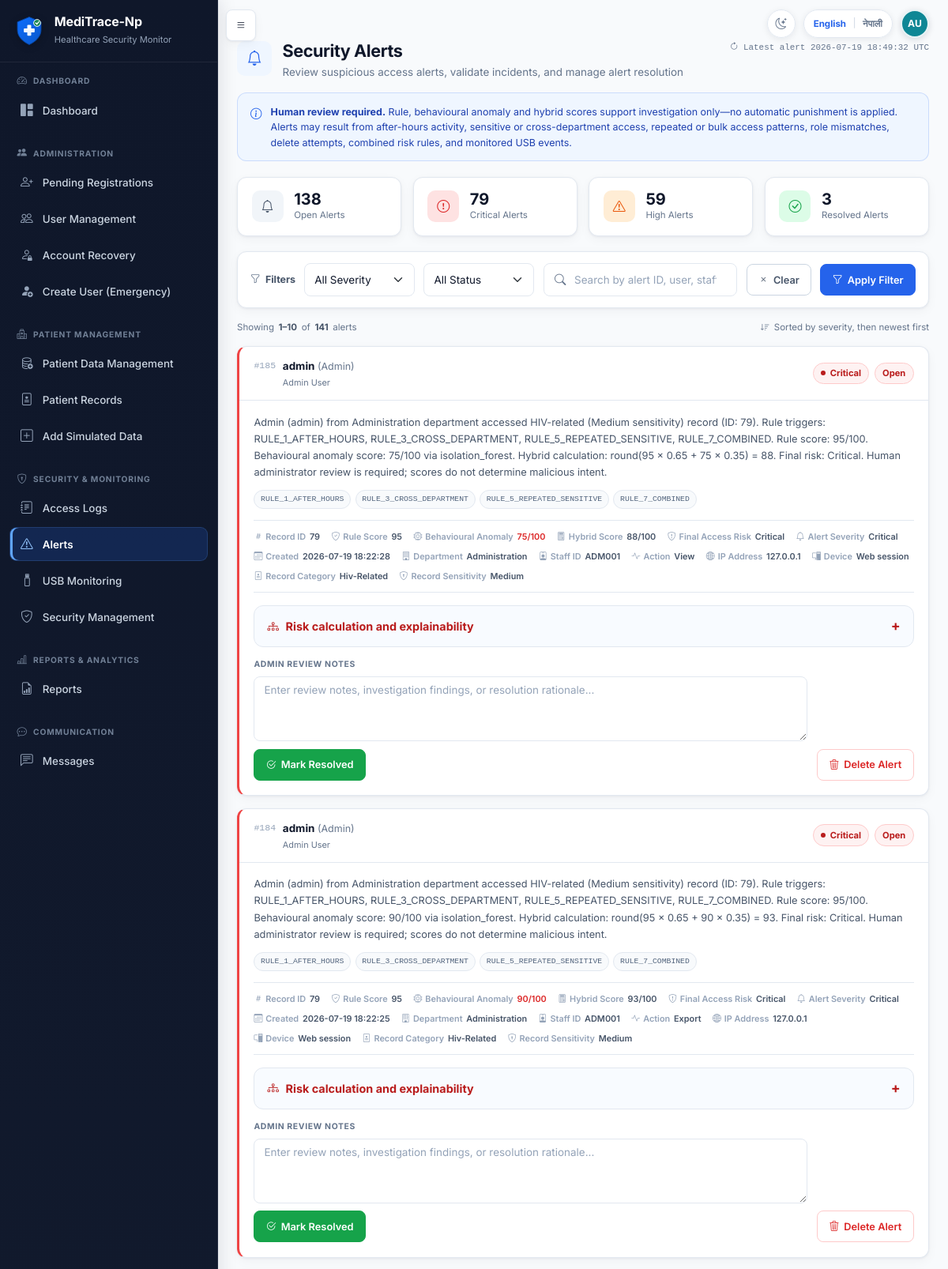
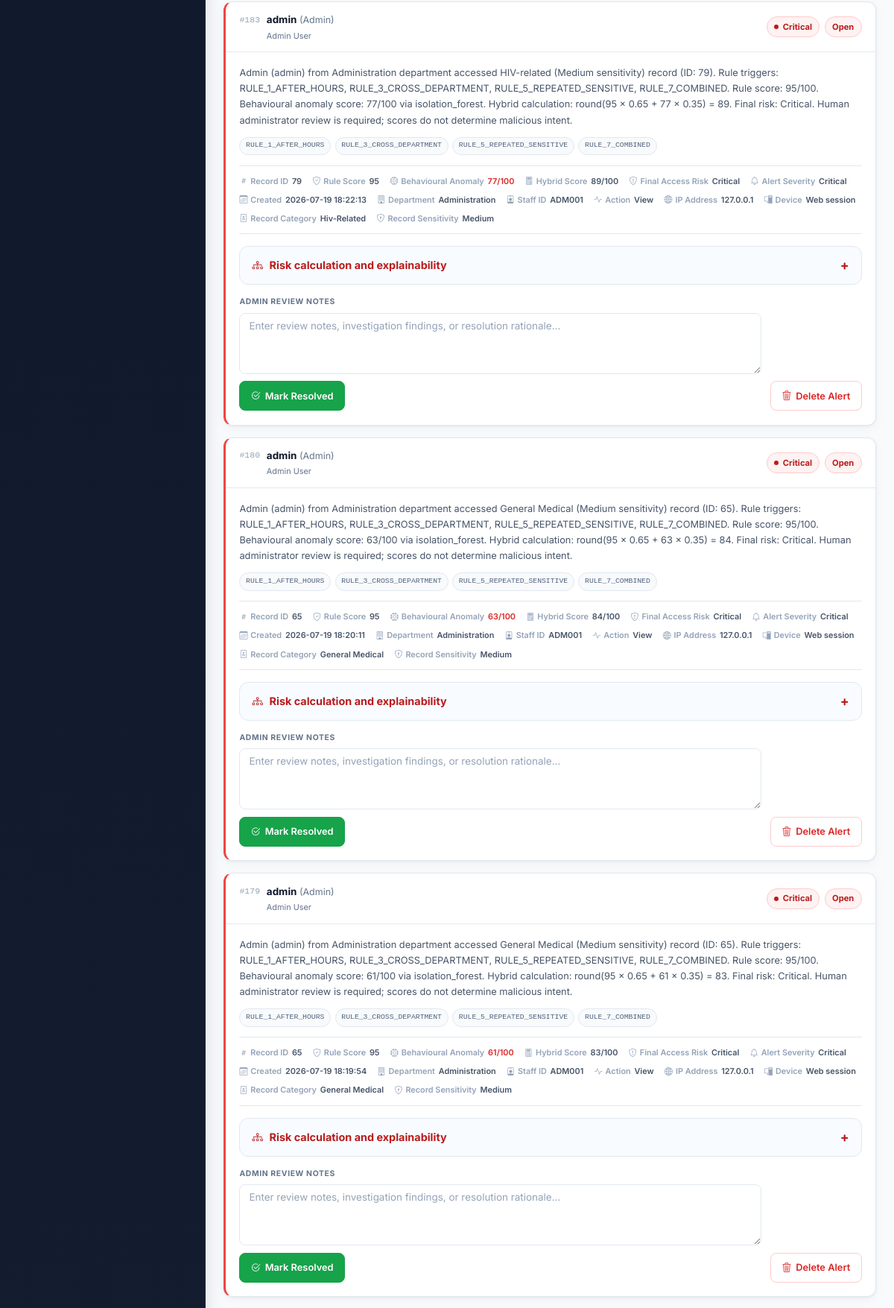
The page /admin/alerts (signed in, upper part) on the database its author committed (2 pictures, top to bottom).
### tables this page shows
CREATE TABLE alerts (
            id INTEGER PRIMARY KEY AUTOINCREMENT,
            event_id INTEGER NOT NULL,
            user_id INTEGER NOT NULL,
            username TEXT NOT NULL,
            role TEXT NOT NULL,
            department TEXT NOT NULL,
            record_id INTEGER,
            severity TEXT NOT NULL,
            reason TEXT NOT NULL,
            triggered_rules TEXT,
            ml_score INTEGER DEFAULT 0,
            status TEXT NOT NULL DEFAULT 'open',
            created_at TEXT NOT NULL,
            resolved_by INTEGER,
            resolved_at TEXT,
            notes TEXT, rule_score INTEGER, anomaly_score INTEGER, hybrid_score INTEGER, baseline_source TEXT, anomaly_method TEXT, model_version TEXT, model_confidence TEXT, minimum_risk_override TEXT, human_review_required INTEGER NOT NULL DEFAULT 1, explanation_json TEXT,
            FOREIGN KEY (event_id) REFERENCES access_events(id),
            FOREIGN KEY (user_id) REFERENCES users(id),
            FOREIGN KEY (resolved_by) REFERENCES users(id)
        );

CREATE TABLE users (
            id INTEGER PRIMARY KEY AUTOINCREMENT,
            full_name TEXT NOT NULL,
            staff_id TEXT NOT NULL UNIQUE,
            email TEXT NOT NULL UNIQUE,
            username TEXT NOT NULL UNIQUE,
            password_hash TEXT NOT NULL,
            role TEXT NOT NULL,
            department TEXT NOT NULL,
            work_start TEXT NOT NULL,
            work_end TEXT NOT NULL,
            approval_status TEXT NOT NULL DEFAULT 'pending',
            is_active INTEGER NOT NULL DEFAULT 1,
            approved_by INTEGER,
            approved_at TEXT,
            rejection_reason TEXT,
            created_at TEXT NOT NULL,
            last_login TEXT, is_deleted INTEGER NOT NULL DEFAULT 0, failed_attempts INTEGER NOT NULL DEFAULT 0, locked_until TEXT, last_failed_login TEXT, must_change_password INTEGER NOT NULL DEFAULT 0, credential_version INTEGER NOT NULL DEFAULT 0, credentials_changed_at TEXT, credentials_changed_by INTEGER, preferred_language TEXT NOT NULL DEFAULT 'en',
            FOREIGN KEY (approved_by) REFERENCES users(id)
        );

CREATE TABLE access_events (
            id INTEGER PRIMARY KEY AUTOINCREMENT,
            user_id INTEGER NOT NULL,
            username TEXT NOT NULL,
            staff_id TEXT NOT NULL,
            role TEXT NOT NULL,
            department TEXT NOT NULL,
            record_id INTEGER,
            record_category TEXT,
            sensitivity_level TEXT,
            action_type TEXT NOT NULL,
            timestamp TEXT NOT NULL,
            ip_address TEXT,
            computer_name TEXT,
            is_after_hours INTEGER NOT NULL DEFAULT 0,
            is_sensitive INTEGER NOT NULL DEFAULT 0,
            department_match INTEGER NOT NULL DEFAULT 0,
            rule_result TEXT,
            ml_score INTEGER DEFAULT 0,
            final_risk_level TEXT NOT NULL DEFAULT 'Normal',
            alert_created INTEGER NOT NULL DEFAULT 0, rule_score INTEGER, anomaly_score INTEGER, hybrid_score INTEGER, baseline_source TEXT, anomaly_method TEXT, model_version TEXT, model_raw_score REAL, model_confidence TEXT, minimum_risk_override TEXT, human_review_required INTEGER NOT NULL DEFAULT 0, explanation_json TEXT, browser_info TEXT,
            FOREIGN KEY (user_id) REFERENCES users(id),
            FOREIGN KEY (record_id) REFERENCES patient_records(id)
        );

### app.py (the view, shortened to what this page needs)
@app.route('/admin/alerts', methods=['GET', 'POST'])
@login_required
@admin_panel_required
def admin_alerts():
    filters = {
        'severity': request.args.get('severity'),
        'status': request.args.get('status'),
        'search': request.args.get('search', '').strip(),
    }
    filters = {k: v for k, v in filters.items() if v}
    per_page = 10
    page = max(request.args.get('page', 1, type=int) or 1, 1)
    filtered_total = get_alert_count(filters)
    total_pages = max((filtered_total + per_page - 1) // per_page, 1)
    page = min(page, total_pages)
    alerts = get_alerts(filters, limit=per_page, offset=(page - 1) * per_page)
    alert_summary = get_alert_summary()
    filter_options = get_alert_filter_options()
    pagination = {
        'page': page,
        'per_page': per_page,
        'total_pages': total_pages,
        'filtered_total': filtered_total,
        'showing_from': ((page - 1) * per_page + 1) if filtered_total else 0,
        'showing_to': min(page * per_page, filtered_total),
    }
    return render_template(
        'alerts.html', alerts=alerts, filters=filters,
        alert_summary=alert_summary, filter_options=filter_options,
        pagination=pagination,
    )

### templates/alerts.html (shortened to what this page needs)
{% extends "base.html" %}
{% from "macros.html" import risk_badge, empty_state, scoring_explanation %}
{% block extra_head %}
<link href="{{ url_for('static', filename='css/security-alerts.css') }}" rel="stylesheet">
{% endblock %}
{% block content %}
<div class="app-page security-alerts-page">
  <header class="security-alerts-header">
    <div class="security-alerts-heading">
      <div class="app-page-icon" aria-hidden="true"><i class="bi bi-bell"></i></div>
      <div>
        <h1>Security Alerts</h1>
        <p>Review suspicious access alerts, validate incidents, and manage alert resolution</p>
      </div>
    </div>
    {% if alert_summary.last_updated %}
    <span class="alerts-last-updated"><i class="bi bi-arrow-clockwise" aria-hidden="true"></i>Latest alert {{ alert_summary.last_updated[:19].replace('T', ' ') }} UTC</span>
    {% endif %}
  </header>
  <section class="alerts-review-banner" role="note">
    <i class="bi bi-info-circle" aria-hidden="true"></i>
    <p><strong>Human review required.</strong> Rule, behavioural anomaly and hybrid scores support investigation only—no automatic punishment is applied. Alerts may result from after-hours activity, sensitive or cross-department access, repeated or bulk access patterns, role mismatches, delete attempts, combined risk rules, and monitored USB events.</p>
  </section>
  <section class="alerts-summary-grid" aria-label="Alert summary">
    <article class="alert-summary-card summary-open">
      <span class="alert-summary-icon"><i class="bi bi-bell" aria-hidden="true"></i></span>
      <div><strong>{{ alert_summary.open_count }}</strong><span>Open Alerts</span></div>
    </article>
    <article class="alert-summary-card summary-critical">
      <span class="alert-summary-icon"><i class="bi bi-exclamation-circle" aria-hidden="true"></i></span>
      <div><strong>{{ alert_summary.critical_count }}</strong><span>Critical Alerts</span></div>
    </article>
    <article class="alert-summary-card summary-high">
      <span class="alert-summary-icon"><i class="bi bi-exclamation-triangle" aria-hidden="true"></i></span>
      <div><strong>{{ alert_summary.high_count }}</strong><span>High Alerts</span></div>
    </article>
    <article class="alert-summary-card summary-resolved">
      <span class="alert-summary-icon"><i class="bi bi-check-circle" aria-hidden="true"></i></span>
      <div><strong>{{ alert_summary.resolved_count }}</strong><span>Resolved Alerts</span></div>
    </article>
  </section>
  <section class="card alerts-filter-card" aria-label="Alert filters">
    <form method="GET" class="alerts-filter-form">
      <div class="alerts-filter-label"><i class="bi bi-funnel" aria-hidden="true"></i><span>Filters</span></div>
      <div class="alerts-select-wrap">
        <select name="severity" id="alertSeverity" class="form-select">
          <option value="">All Severity</option>
        </select>
      </div>
      <div class="alerts-select-wrap">
        <select name="status" id="alertStatus" class="form-select">
          <option value="">All Status</option>
        </select>
      </div>
      <div class="alerts-search search-control">
        <input type="search" name="search" id="alertSearch" class="form-control" value="{{ filters.get('search', '') }}" placeholder="Search by alert ID, user, staff ID, record, rule...">
      </div>
      <a href="{{ url_for('admin_alerts') }}" class="btn btn-outline-secondary alerts-clear-button"><i class="bi bi-x" aria-hidden="true"></i>Clear</a>
      <button type="submit" class="btn btn-primary"><i class="bi bi-funnel" aria-hidden="true"></i>Apply Filter</button>
    </form>
  </section>
  <div class="alerts-results-bar">
    <span>
      Showing <strong>{{ pagination.showing_from }}–{{ pagination.showing_to }}</strong>
      of <strong>{{ pagination.filtered_total }}</strong> alerts
    </span>
    <span><i class="bi bi-sort-down" aria-hidden="true"></i>Sorted by severity, then newest first</span>
  </div>
  <section class="security-alert-list" aria-label="Security alert results">
    {% for alert in alerts %}
    <article class="security-alert-card severity-{{ alert.severity|lower }} status-{{ alert.status|lower|replace(' ', '-') }}">
      <header class="security-alert-card-header">
        <div class="security-alert-identity">
          <span class="security-alert-number">#{{ alert.id }}</span>
          <div>
            <strong>{{ alert.username }}</strong>
            <span>({{ tr_display(alert.role) }})</span>
            {% if alert.user_full_name and alert.user_full_name != alert.username %}<small>{{ alert.user_full_name }}</small>{% endif %}
          </div>
        </div>
        <div class="security-alert-badges">
          {{ risk_badge(alert.severity) }}
          <span class="status-pill status-{{ alert.status|lower|replace(' ', '-') }}">{{ tr_display(alert.status) }}</span>
        </div>
      </header>
      <div class="security-alert-card-body">
        <p class="security-alert-reason">{{ alert.reason }}</p>
        {% if alert.triggered_rule_list %}
        <div class="security-alert-rules" aria-label="Triggered rules">
          {% for rule in alert.triggered_rule_list %}<span>{{ rule }}</span>{% endfor %}
        </div>
        {% endif %}
        <dl class="security-alert-metadata">
          {% if alert.record_id is not none %}
          <div><dt><i class="bi bi-hash" aria-hidden="true"></i>Record ID</dt><dd>{{ alert.record_id }}</dd></div>
          {% endif %}
          <div><dt><i class="bi bi-shield-check" aria-hidden="true"></i>Rule Score</dt><dd>{{ alert.rule_score if alert.rule_score is not none else 'Legacy' }}</dd></div>
          <div><dt><i class="bi bi-cpu" aria-hidden="true"></i>Behavioural Anomaly</dt><dd class="alert-score alert-score-{{ alert.severity|lower }}">{% if alert.anomaly_method == 'legacy_unverified' %}{{ alert.ml_score }}/100 legacy{% elif alert.anomaly_score is not none %}{{ alert.anomaly_score }}/100{% else %}N/A{% endif %}</dd></div>
          <div><dt><i class="bi bi-calculator" aria-hidden="true"></i>Hybrid Score</dt><dd>{{ alert.hybrid_score ~ '/100' if alert.hybrid_score is not none else 'Legacy' }}</dd></div>
          <div><dt><i class="bi bi-shield-exclamation" aria-hidden="true"></i>Final Access Risk</dt><dd>{{ tr_display(alert.explanation.final_risk_level or alert.severity) }}</dd></div>
          <div><dt><i class="bi bi-bell" aria-hidden="true"></i>Alert Severity</dt><dd>{{ tr_display(alert.severity) }}</dd></div>
          <div><dt><i class="bi bi-calendar3" aria-hidden="true"></i>Created</dt><dd>{{ alert.created_at[:19].replace('T', ' ') }}</dd></div>
          <div><dt><i class="bi bi-building" aria-hidden="true"></i>Department</dt><dd>{{ tr_display(alert.department) }}</dd></div>
          {% if alert.event_staff_id %}
          <div><dt><i class="bi bi-person-badge" aria-hidden="true"></i>Staff ID</dt><dd>{{ alert.event_staff_id }}</dd></div>
          {% endif %}
          {% if alert.event_action_type %}
          <div><dt><i class="bi bi-activity" aria-hidden="true"></i>Action</dt><dd>{{ alert.event_action_type|replace('_', ' ')|title }}</dd></div>
          {% endif %}
          {% if alert.event_ip_address %}
          <div><dt><i class="bi bi-globe2" aria-hidden="true"></i>IP Address</dt><dd>{{ alert.event_ip_address }}</dd></div>
          {% endif %}
          {% if alert.event_computer_name %}
          <div class="alert-device-meta"><dt><i class="bi bi-pc-display" aria-hidden="true"></i>Device</dt><dd title="{{ alert.event_computer_name }}">{{ alert.event_computer_name }}</dd></div>
          {% endif %}
          {% if alert.event_record_category %}
          <div><dt><i class="bi bi-file-medical" aria-hidden="true"></i>Record Category</dt><dd>{{ tr_display(alert.event_record_category) }}</dd></div>
          {% endif %}
          {% if alert.event_sensitivity_level %}
          <div><dt><i class="bi bi-shield-lock" aria-hidden="true"></i>Record Sensitivity</dt><dd>{{ tr_display(alert.event_sensitivity_level) }}</dd></div>
          {% endif %}
        </dl>
        {{ scoring_explanation(alert) }}
        {% if alert.status == 'open' %}
        <div class="security-alert-review-area">
          <form method="POST" class="security-alert-review-form">
            <label for="alertNotes{{ alert.id }}">Admin Review Notes</label>
            <textarea name="notes" id="alertNotes{{ alert.id }}" class="form-control" rows="3" placeholder="Enter review notes, investigation findings, or resolution rationale...">{{ alert.notes or '' }}</textarea>
            <button type="submit" class="btn btn-success"><i class="bi bi-check2-circle" aria-hidden="true"></i>Mark Resolved</button>
          </form>
          <form method="POST" class="security-alert-delete-form" data-confirm="Delete this alert permanently?">
            <button type="submit" class="btn btn-outline-danger"><i class="bi bi-trash3" aria-hidden="true"></i>Delete Alert</button>
          </form>
        </div>
        {% endif %}
      </div>
    </article>
    {% else %}
    <div class="card security-alerts-empty">{{ empty_state('bi-shield-check', 'No alerts found', 'No alerts match the selected filters or search.') }}</div>
    {% endfor %}
  </section>
</div>
{% endblock %}

### templates/macros.html (shortened to what this page needs)
{% macro risk_badge(level) %}
{% if level == 'Critical' %}<span class="status-pill status-critical"><span class="status-dot"></span>{{ tr_display(level) }}</span>
{% elif level == 'High' %}<span class="status-pill status-high"><span class="status-dot"></span>{{ tr_display(level) }}</span>
{% elif level == 'Medium' %}<span class="status-pill status-medium"><span class="status-dot"></span>{{ tr_display(level) }}</span>
{% else %}<span class="status-pill status-normal"><span class="status-dot"></span>{{ tr_display(level or 'Normal') }}</span>{% endif %}
{% endmacro %}
{% macro scoring_explanation(item, open=false) %}
<details class="scoring-explanation" {% if open %}open{% endif %}>
    <summary><i class="bi bi-diagram-3" aria-hidden="true"></i>Risk calculation and explainability</summary>
</details>
{% endmacro %}
{% macro user_initials(user) -%}
{% set full_name = user.full_name|default('', true)|trim %}
{% set display_name = user.display_name|default('', true)|trim %}
{% set username = user.username|default('', true)|trim %}
{% set initials_source = full_name or display_name or username %}
{% set name_parts = initials_source.split() %}
{% if name_parts|length > 1 %}{{ (name_parts[0][0] ~ name_parts[-1][0])|upper }}
{% elif name_parts|length == 1 %}{{ name_parts[0][0]|upper }}
{% else %}?{% endif %}
{%- endmacro %}

### rows shown on the page
alerts: id "185", username "admin", role "Admin", user_full_name "Admin User", severity "Critical", status "Open", reason "Admin (admin) from Administration department accessed HIV-related (Medium sensitivity) record (ID: 79). Rule triggers: RULE_1_AFTER_HOURS, RULE_3_CROSS_DEPARTMENT, RULE_5_REPEATED_SENSITIVE, RULE_7_COMBINED. Rule score: 95/100. Behavioural anomaly score: 75/100 via isolation_forest. Hybrid calculation: round(95 × 0.65 + 75 × 0.35) = 88. Final risk: Critical. Human administrator review is required; scores do not determine malicious intent.", triggered_rule_list "RULE_1_AFTER_HOURS" "RULE_3_CROSS_DEPARTMENT" "RULE_5_REPEATED_SENSITIVE" "RULE_7_COMBINED", record_id "79", rule_score "95", anomaly_score "75", hybrid_score "88/100", created_at "2026-07-19 18:22:28", department "Administration", event_staff_id "ADM001", event_action_type "View", event_ip_address "127.0.0.1", event_computer_name "Web session", notes "Enter review notes, investigation findings, or resolution rationale..."
access_events: record_category "Hiv-Related", sensitivity_level "Medium"
alerts: id "184", username "admin", role "Admin", user_full_name "Admin User", severity "Critical", status "Open", reason "Admin (admin) from Administration department accessed HIV-related (Medium sensitivity) record (ID: 79). Rule triggers: RULE_1_AFTER_HOURS, RULE_3_CROSS_DEPARTMENT, RULE_5_REPEATED_SENSITIVE, RULE_7_COMBINED. Rule score: 95/100. Behavioural anomaly score: 90/100 via isolation_forest. Hybrid calculation: round(95 × 0.65 + 90 × 0.35) = 93. Final risk: Critical. Human administrator review is required; scores do not determine malicious intent.", triggered_rule_list "RULE_1_AFTER_HOURS" "RULE_3_CROSS_DEPARTMENT" "RULE_5_REPEATED_SENSITIVE" "RULE_7_COMBINED", record_id "79", rule_score "95", anomaly_score "90", hybrid_score "93/100", created_at "2026-07-19 18:22:25", department "Administration", event_staff_id "ADM001", event_action_type "Export", event_ip_address "127.0.0.1", event_computer_name "Web session", notes "Enter review notes, investigation findings, or resolution rationale..."
access_events: record_category "Hiv-Related", sensitivity_level "Medium"
alerts: id "183", username "admin", role "Admin", user_full_name "Admin User", severity "Critical", status "Open", reason "Admin (admin) from Administration department accessed HIV-related (Medium sensitivity) record (ID: 79). Rule triggers: RULE_1_AFTER_HOURS, RULE_3_CROSS_DEPARTMENT, RULE_5_REPEATED_SENSITIVE, RULE_7_COMBINED. Rule score: 95/100. Behavioural anomaly score: 77/100 via isolation_forest. Hybrid calculation: round(95 × 0.65 + 77 × 0.35) = 89. Final risk: Critical. Human administrator review is required; scores do not determine malicious intent.", triggered_rule_list "RULE_1_AFTER_HOURS" "RULE_3_CROSS_DEPARTMENT" "RULE_5_REPEATED_SENSITIVE" "RULE_7_COMBINED", record_id "79", rule_score "95", anomaly_score "77", hybrid_score "89/100", created_at "2026-07-19 18:22:13", department "Administration", event_staff_id "ADM001", event_action_type "View", event_ip_address "127.0.0.1", event_computer_name "Web session", notes "Enter review notes, investigation findings, or resolution rationale..."
access_events: record_category "Hiv-Related", sensitivity_level "Medium"
alerts: id "180", username "admin", role "Admin", user_full_name "Admin User", severity "Critical", status "Open", reason "Admin (admin) from Administration department accessed General Medical (Medium sensitivity) record (ID: 65). Rule triggers: RULE_1_AFTER_HOURS, RULE_3_CROSS_DEPARTMENT, RULE_5_REPEATED_SENSITIVE, RULE_7_COMBINED. Rule score: 95/100. Behavioural anomaly score: 63/100 via isolation_forest. Hybrid calculation: round(95 × 0.65 + 63 × 0.35) = 84. Final risk: Critical. Human administrator review is required; scores do not determine malicious intent.", triggered_rule_list "RULE_1_AFTER_HOURS" "RULE_3_CROSS_DEPARTMENT" "RULE_5_REPEATED_SENSITIVE" "RULE_7_COMBINED", record_id "65", rule_score "95", anomaly_score "63", hybrid_score "84/100", created_at "2026-07-19 18:20:11", department "Administration", event_staff_id "ADM001", event_action_type "View", event_ip_address "127.0.0.1", event_computer_name "Web session", notes "Enter review notes, investigation findings, or resolution rationale..."
access_events: record_category "General Medical", sensitivity_level "Medium"
alerts: id "179", username "admin", role "Admin", user_full_name "Admin User", severity "Critical", status "Open", reason "Admin (admin) from Administration department accessed General Medical (Medium sensitivity) record (ID: 65). Rule triggers: RULE_1_AFTER_HOURS, RULE_3_CROSS_DEPARTMENT, RULE_5_REPEATED_SENSITIVE, RULE_7_COMBINED. Rule score: 95/100. Behavioural anomaly score: 61/100 via isolation_forest. Hybrid calculation: round(95 × 0.65 + 61 × 0.35) = 83. Final risk: Critical. Human administrator review is required; scores do not determine malicious intent.", triggered_rule_list "RULE_1_AFTER_HOURS" "RULE_3_CROSS_DEPARTMENT" "RULE_5_REPEATED_SENSITIVE" "RULE_7_COMBINED", record_id "65", rule_score "95", anomaly_score "61", hybrid_score "83/100", created_at "2026-07-19 18:19:54", department "Administration", event_staff_id "ADM001", event_action_type "View", event_ip_address "127.0.0.1", event_computer_name "Web session", notes "Enter review notes, investigation findings, or resolution rationale..."
access_events: record_category "General Medical", sensitivity_level "Medium"

### other values the page prints
{{ (name_parts[0][0] ~ name_parts[-1][0])|upper }} "AU"
{{ APP_NAME|default('MediTrace-Np') }} "MediTrace-Np"
{{ alert_summary.last_updated[:19].replace('T', ' ') }} "2026-07-19 18:49:32"
{{ alert_summary.open_count }} "138"
{{ alert_summary.critical_count }} "79"
{{ alert_summary.high_count }} "59"
{{ alert_summary.resolved_count }} "3"
{{ pagination.showing_from }} "1"
{{ pagination.showing_to }} "10"
{{ pagination.filtered_total }} "141"
